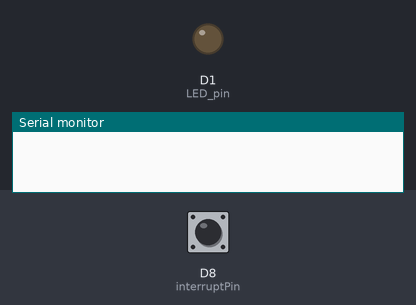
Bench run of a sketch on a simulated ESP8266 (NodeMCU). Parts: output pins drawn as LEDs (lit = HIGH), the last lines printed to the serial monitor. Inputs (shaded band) come from the test bench; at power-on: D8 (interruptPin) HIGH.

Above: at 1.2 s.
1.3 s: D8 (interruptPin) pulled LOW for 0.15 s
At 2.2 s:
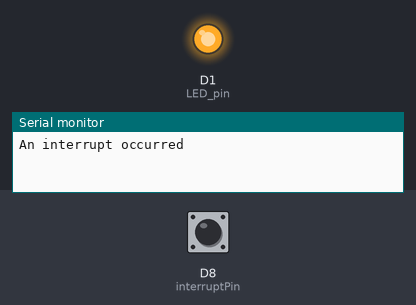
Timing chart, 0 to 4.3 s (numbered marks = the images above; inputs shaded):
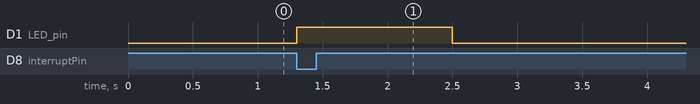

Measured:
- after the input at 1.3 s, D1 (LED_pin): LOW → HIGH at once, → LOW 1.2 s later

The sketch:

ESP8266_Pin_Interrupt.ino
```cpp
const byte        interruptPin = D8; // Or other pins that support an interrupt
volatile boolean  interrupt_occurred = false;
#define           LED_pin D1

void setup() {
  Serial.begin(115200);
  pinMode(LED_pin, OUTPUT);   // LED pin to Output mode
  digitalWrite(LED_pin, LOW); // Turn LED off (High = On, Low = Off)
  pinMode(interruptPin, INPUT_PULLUP);
  attachInterrupt(digitalPinToInterrupt(interruptPin), ISR, FALLING); //Respond to falling edges on the pin
}

void loop() {
  if (interrupt_occurred == true) { // If an interrupt has occurred report it and turn off LED
    Serial.println("An interrupt occurred");
    delay(500);
    digitalWrite(LED_pin, LOW);     // Now turn Off LED, ready for the next interrupt
    interrupt_occurred = false;
  }
  delay(1000);
}

ICACHE_RAM_ATTR void ISR () {                  // Interrupt Service Routine, come here when an interrupt occurs
  digitalWrite(LED_pin, HIGH); // Interrupt occurred, so turn On LED
  interrupt_occurred = true;   // Record that an interrupt occurred
}
```
